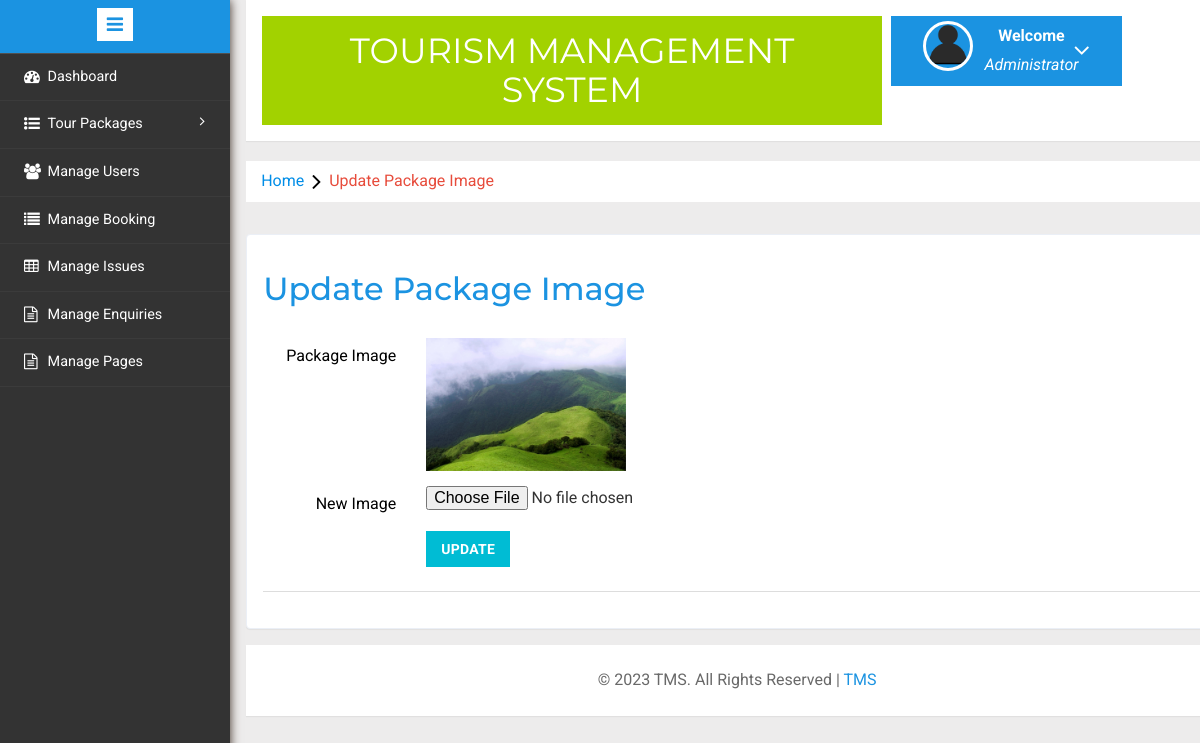
Before: /tms/admin/change-image.php?imgid=5 (signed in) with the older database file.
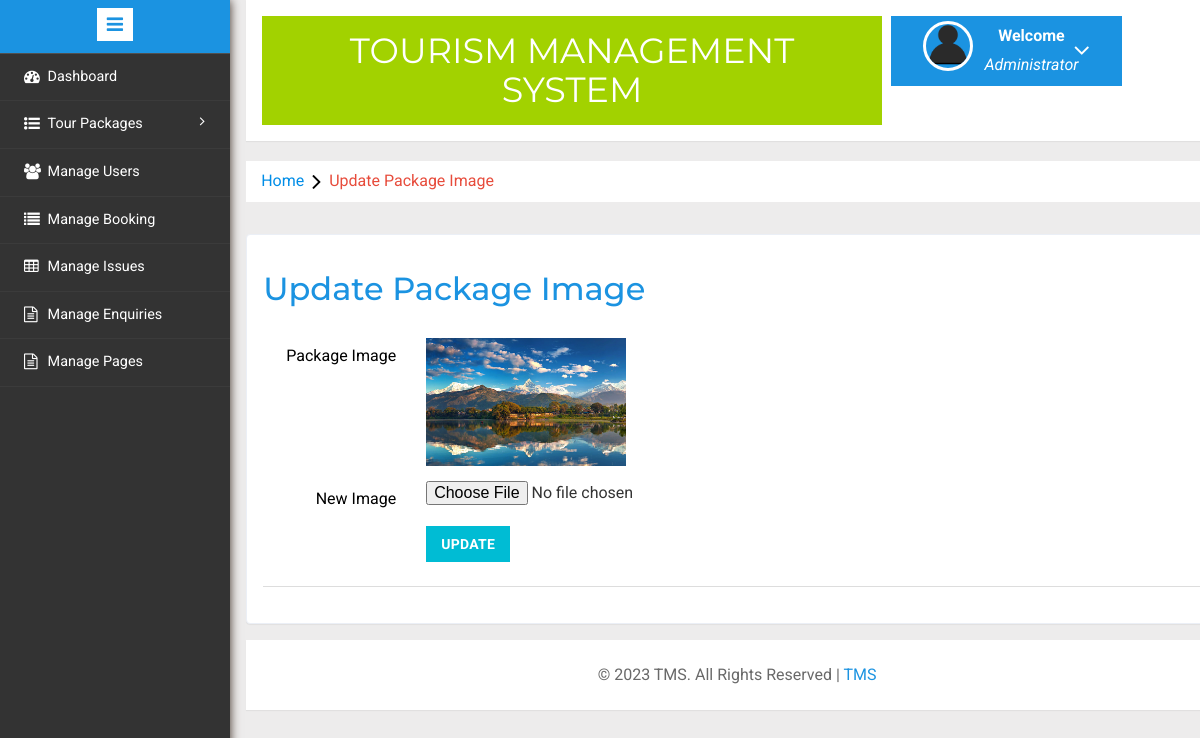
After: the same page with the newer database file.
### tables this page shows
CREATE TABLE `tbltourpackages` (
  `PackageId` int(11) NOT NULL,
  `PackageName` varchar(200) DEFAULT NULL,
  `PackageType` varchar(150) DEFAULT NULL,
  `PackageLocation` varchar(100) DEFAULT NULL,
  `PackagePrice` int(11) DEFAULT NULL,
  `PackageFetures` varchar(255) DEFAULT NULL,
  `PackageDetails` mediumtext DEFAULT NULL,
  `PackageImage` varchar(100) DEFAULT NULL,
  `Creationdate` timestamp NULL DEFAULT current_timestamp(),
  `UpdationDate` timestamp NULL DEFAULT NULL ON UPDATE current_timestamp()
);

### tms/admin/change-image.php (the view, shortened to what this page needs)
<?php
include('includes/config.php');
if(strlen($_SESSION['alogin'])==0)
	{
header('location:index.php');
}
else{
	?>
<!DOCTYPE HTML>
<html>
<head>
<link href="css/bootstrap.min.css" rel='stylesheet' type='text/css' />
<link href="css/style.css" rel='stylesheet' type='text/css' />
<link rel="stylesheet" href="css/morris.css" type="text/css"/>
<link href="css/font-awesome.css" rel="stylesheet">
<link rel="stylesheet" href="css/icon-font.min.css" type='text/css' />
</head>
<body>
   <div class="page-container">
<div class="left-content">
	   <div class="mother-grid-inner">
<?php include('includes/header.php');?>
				</div>
	<ol class="breadcrumb">
                <li class="breadcrumb-item"><a href="index.html">Home</a><i class="fa fa-angle-right"></i>Update Package Image </li>
            </ol>
 	<div class="grid-form">
  <div class="grid-form1">
  	       <h3>Update Package Image </h3>
  	         <div class="tab-content">
						<div class="tab-pane active" id="horizontal-form">
							<form class="form-horizontal" name="package" method="post" enctype="multipart/form-data">
						<?php
$imgid=intval($_GET['imgid']);
$sql = "SELECT PackageImage from TblTourPackages where PackageId=:imgid";
$query = $dbh -> prepare($sql);
$query -> bindParam(':imgid', $imgid, PDO::PARAM_STR);
$query->execute();
$results=$query->fetchAll(PDO::FETCH_OBJ);
if($query->rowCount() > 0)
{
foreach($results as $result)
{	?>
<div class="form-group">
<label for="focusedinput" class="col-sm-2 control-label"> Package Image </label>
<div class="col-sm-8">
<img src="pacakgeimages/<?php echo htmlentities($result->PackageImage);?>" width="200">
</div>
</div>
<div class="form-group">
									<label for="focusedinput" class="col-sm-2 control-label">New Image</label>
									<div class="col-sm-8">
										<input type="file" name="packageimage" id="packageimage" required>
									</div>
								</div>
								<?php }} ?>
								<div class="row">
			<div class="col-sm-8 col-sm-offset-2">
				<button type="submit" name="submit" class="btn-primary btn">Update</button>
			</div>
		</div>
					</div>
      <div class="panel-footer">
	 </div>
  </div>
 	</div>
<?php include('includes/footer.php');?>
</div>
</div>
					<?php include('includes/sidebarmenu.php');?>
							</div>
</body>
</html>
<?php } ?>

Changed rows visible on the page:
changed tbltourpackages: PackageImage: a different picture
